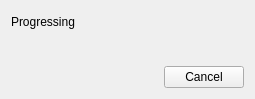
<?xml version="1.0" encoding="UTF-8"?>
<ui version="4.0">
 <class>QProgressWindow</class>
 <widget class="QCDialog" name="QProgressWindow">
  <property name="geometry">
   <rect>
    <x>0</x>
    <y>0</y>
    <width>255</width>
    <height>99</height>
   </rect>
  </property>
  <property name="windowTitle">
   <string>Dialog</string>
  </property>
  <layout class="QGridLayout" name="gridLayout">
   <item row="0" column="0" colspan="2">
    <widget class="QLabel" name="label">
     <property name="text">
      <string>Progressing</string>
     </property>
    </widget>
   </item>
   <item row="3" column="0">
    <spacer name="horizontalSpacer">
     <property name="orientation">
      <enum>Qt::Horizontal</enum>
     </property>
     <property name="sizeHint" stdset="0">
      <size>
       <width>40</width>
       <height>20</height>
      </size>
     </property>
    </spacer>
   </item>
   <item row="3" column="1">
    <widget class="QCPushButton" name="btnCancel">
     <property name="text">
      <string>Cancel</string>
     </property>
    </widget>
   </item>
   <item row="1" column="0" colspan="2">
    <widget class="HNProgressBar" name="widgetBar" native="true"/>
   </item>
  </layout>
 </widget>
 <customwidgets>
  <customwidget>
   <class>QCPushButton</class>
   <extends>QPushButton</extends>
   <header>qcpushbutton.h</header>
  </customwidget>
  <customwidget>
   <class>QCDialog</class>
   <extends>QWidget</extends>
   <header>qcdialog.h</header>
   <container>1</container>
  </customwidget>
  <customwidget>
   <class>HNProgressBar</class>
   <extends>QWidget</extends>
   <header>hnprogressbar.h</header>
   <container>1</container>
  </customwidget>
 </customwidgets>
 <resources/>
 <connections/>
</ui>
